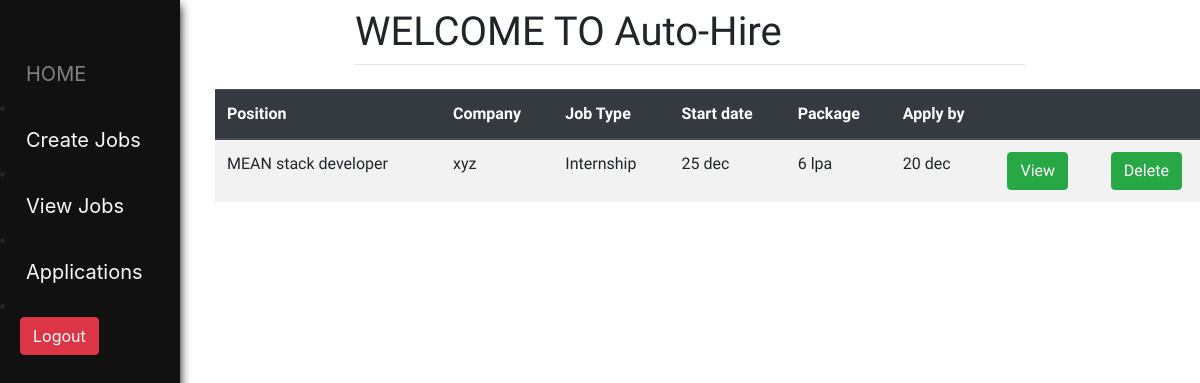
/view_jobs/ (signed in), run on the app's committed database.
### home/models.py (models this page shows, shortened)
class Job(models.Model):
    jobType = (('','Choose job-type:'),
               ('Internship','Internship'),
               ('Part-Time','Part-Time'),
               ('Full-time','Full-time'),
    )
    position = models.CharField(max_length=200, null=False)
    company = models.CharField(max_length=200, null=False)
    start_date = models.CharField(max_length=200, null=False)
    job_type = models.CharField(max_length=50, null=False, choices=jobType)
    package = models.CharField(max_length=200, null=False)
    apply_by = models.CharField(max_length=200, null=False)
    location = models.CharField(max_length=200, null=True)
    about_company = models.TextField(max_length=1500, null=False)
    job_description = models.TextField(max_length=1500, null=False)
    eligibility = models.TextField(max_length=500, null=False)
    perks = models.TextField(max_length=500, null=False)
    openings = models.IntegerField( null=False)
    created_by = models.ForeignKey(User, on_delete=models.CASCADE)

### home/views.py (the view)
# urls.py: path('view_jobs/', views.viewJobs, name='viewJobs'),
def viewJobs(request):
    job = Job.objects.filter(created_by=request.user)
    return render(request, 'home/jobs.html', {'job':job})

### home/templatetags/has_group.py (called while the page is built)
@register.filter(name='has_group')
def has_group(user, group_name):
    return user.groups.filter(name=group_name).exists()

### home/templates/home/jobs.html
{% extends "home/index.html" %}
{% block content %}
<div class="cart">
    <div class="row">
        <div class="col-sm-12">
            <div class="table-responsive">
                <table class="table table-striped" style="width:1000px">
                    <thead class="thead-dark">
                    <tr>
                        <th scope="col">Position</th>
                        <th scope="col">Company</th>
                        <th scope="col">Job Type</th>
                        <th scope="col">Start date</th>
                        <th scope="col">Package</th>
                        <th scope="col">Apply by</th>
                        <th></th>
                        <th></th>
                    </tr>
                    </thead>
                    <tbody>
                        {% for j in job %}
                    <tr>
                        <td>{{ j.position }}</td>
                        <td>{{ j.company }} </td>
                        <td>{{ j.job_type }}</td>
                        <td>{{ j.start_date }}</td>
                        <td>{{ j.package }} </td>
                        <td>{{ j.apply_by }} </td>
                        <td><a class="btn btn-success" href="{% url 'home:jobDetail' j.id %}">View</a></td>
                        <td><a class="btn btn-success" href="{% url 'home:jobDetail' j.id %}">Delete</a></td>
                    </tr>
                        {% endfor %}
                    </tbody>
                </table>
            </div>
        </div>
    </div>
</div>
{% endblock content %}

### data on the page
Job: position "MEAN stack developer", company "xyz", job_type "Internship", start_date "25 dec", package "6 lpa", apply_by "20 dec"
